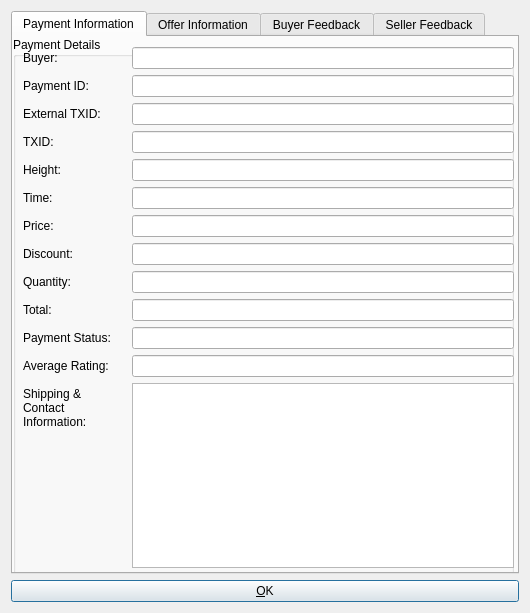
<?xml version="1.0" encoding="UTF-8"?>
<ui version="4.0">
 <class>OfferAcceptInfoDialog</class>
 <widget class="QDialog" name="OfferAcceptInfoDialog">
  <property name="geometry">
   <rect>
    <x>0</x>
    <y>0</y>
    <width>530</width>
    <height>613</height>
   </rect>
  </property>
  <property name="windowTitle">
   <string>Offer Accept Info</string>
  </property>
  <property name="autoFillBackground">
   <bool>true</bool>
  </property>
  <layout class="QVBoxLayout" name="verticalLayout">
   <item>
    <widget class="QTabWidget" name="acceptinfo">
     <property name="currentIndex">
      <number>0</number>
     </property>
     <widget class="QWidget" name="general">
      <attribute name="title">
       <string>Payment Information</string>
      </attribute>
      <widget class="QGroupBox" name="groupBox">
       <property name="geometry">
        <rect>
         <x>0</x>
         <y>0</y>
         <width>501</width>
         <height>541</height>
        </rect>
       </property>
       <property name="title">
        <string>Payment Details</string>
       </property>
       <widget class="QWidget" name="layoutWidget">
        <property name="geometry">
         <rect>
          <x>10</x>
          <y>10</y>
          <width>491</width>
          <height>521</height>
         </rect>
        </property>
        <layout class="QFormLayout" name="formLayout">
         <property name="fieldGrowthPolicy">
          <enum>QFormLayout::AllNonFixedFieldsGrow</enum>
         </property>
         <item row="0" column="0">
          <widget class="QLabel" name="label_10">
           <property name="text">
            <string>Buyer:</string>
           </property>
          </widget>
         </item>
         <item row="1" column="0">
          <widget class="QLabel" name="label_2">
           <property name="text">
            <string>Payment ID:</string>
           </property>
          </widget>
         </item>
         <item row="1" column="1">
          <widget class="QLineEdit" name="paymentguidEdit"/>
         </item>
         <item row="2" column="0">
          <widget class="QLabel" name="exttxidLabel">
           <property name="text">
            <string>External TXID:</string>
           </property>
          </widget>
         </item>
         <item row="2" column="1">
          <widget class="QLineEdit" name="exttxidEdit"/>
         </item>
         <item row="3" column="0">
          <widget class="QLabel" name="label_4">
           <property name="text">
            <string>TXID:</string>
           </property>
          </widget>
         </item>
         <item row="3" column="1">
          <widget class="QLineEdit" name="txidEdit">
           <property name="enabled">
            <bool>true</bool>
           </property>
          </widget>
         </item>
         <item row="4" column="0">
          <widget class="QLabel" name="label_6">
           <property name="text">
            <string>Height:</string>
           </property>
          </widget>
         </item>
         <item row="4" column="1">
          <widget class="QLineEdit" name="heightEdit">
           <property name="enabled">
            <bool>true</bool>
           </property>
          </widget>
         </item>
         <item row="5" column="0">
          <widget class="QLabel" name="label_5">
           <property name="text">
            <string>Time:</string>
           </property>
          </widget>
         </item>
         <item row="5" column="1">
          <widget class="QLineEdit" name="timeEdit">
           <property name="enabled">
            <bool>true</bool>
           </property>
          </widget>
         </item>
         <item row="6" column="0">
          <widget class="QLabel" name="label_7">
           <property name="text">
            <string>Price:</string>
           </property>
          </widget>
         </item>
         <item row="6" column="1">
          <widget class="QLineEdit" name="priceEdit">
           <property name="enabled">
            <bool>true</bool>
           </property>
          </widget>
         </item>
         <item row="7" column="0">
          <widget class="QLabel" name="discountLabel">
           <property name="text">
            <string>Discount:</string>
           </property>
          </widget>
         </item>
         <item row="7" column="1">
          <widget class="QLineEdit" name="discountEdit"/>
         </item>
         <item row="8" column="0">
          <widget class="QLabel" name="label_13">
           <property name="text">
            <string>Quantity:</string>
           </property>
          </widget>
         </item>
         <item row="8" column="1">
          <widget class="QLineEdit" name="quantityEdit">
           <property name="enabled">
            <bool>true</bool>
           </property>
          </widget>
         </item>
         <item row="9" column="0">
          <widget class="QLabel" name="label_9">
           <property name="text">
            <string>Total:</string>
           </property>
          </widget>
         </item>
         <item row="9" column="1">
          <widget class="QLineEdit" name="totalEdit">
           <property name="enabled">
            <bool>true</bool>
           </property>
          </widget>
         </item>
         <item row="10" column="0">
          <widget class="QLabel" name="label_8">
           <property name="text">
            <string>Payment Status:</string>
           </property>
          </widget>
         </item>
         <item row="10" column="1">
          <widget class="QLineEdit" name="paidEdit">
           <property name="enabled">
            <bool>true</bool>
           </property>
          </widget>
         </item>
         <item row="11" column="0">
          <widget class="QLabel" name="label">
           <property name="text">
            <string>Average Rating:</string>
           </property>
          </widget>
         </item>
         <item row="11" column="1">
          <widget class="QLineEdit" name="ratingEdit"/>
         </item>
         <item row="14" column="0">
          <widget class="QLabel" name="label_11">
           <property name="text">
            <string>Shipping &amp; Contact Information:</string>
           </property>
           <property name="wordWrap">
            <bool>true</bool>
           </property>
          </widget>
         </item>
         <item row="14" column="1">
          <widget class="QTextEdit" name="paymessageEdit">
           <property name="enabled">
            <bool>true</bool>
           </property>
          </widget>
         </item>
         <item row="0" column="1">
          <widget class="QLineEdit" name="buyerEdit"/>
         </item>
        </layout>
       </widget>
      </widget>
     </widget>
     <widget class="QWidget" name="tab">
      <attribute name="title">
       <string>Offer Information</string>
      </attribute>
      <widget class="QGroupBox" name="groupBox_2">
       <property name="geometry">
        <rect>
         <x>0</x>
         <y>0</y>
         <width>501</width>
         <height>541</height>
        </rect>
       </property>
       <property name="title">
        <string>Offer Details</string>
       </property>
       <widget class="QWidget" name="layoutWidget_2">
        <property name="geometry">
         <rect>
          <x>10</x>
          <y>10</y>
          <width>491</width>
          <height>521</height>
         </rect>
        </property>
        <layout class="QFormLayout" name="formLayout_2">
         <property name="fieldGrowthPolicy">
          <enum>QFormLayout::AllNonFixedFieldsGrow</enum>
         </property>
         <item row="3" column="0">
          <widget class="QLabel" name="label_16">
           <property name="text">
            <string>Offer Title:</string>
           </property>
          </widget>
         </item>
         <item row="3" column="1">
          <widget class="QLineEdit" name="titleEdit"/>
         </item>
         <item row="4" column="0">
          <widget class="QLabel" name="commissionLabel">
           <property name="text">
            <string>Commission:</string>
           </property>
          </widget>
         </item>
         <item row="4" column="1">
          <widget class="QLineEdit" name="commissionEdit"/>
         </item>
         <item row="1" column="0">
          <widget class="QLabel" name="label_3">
           <property name="text">
            <string>Offer ID:</string>
           </property>
          </widget>
         </item>
         <item row="1" column="1">
          <widget class="QLineEdit" name="offerguidEdit"/>
         </item>
         <item row="2" column="0">
          <widget class="QLabel" name="linkGUIDLabel">
           <property name="text">
            <string>Root Offer ID:</string>
           </property>
          </widget>
         </item>
         <item row="2" column="1">
          <widget class="QLineEdit" name="linkGUIDEdit"/>
         </item>
         <item row="0" column="0">
          <widget class="QLabel" name="label_12">
           <property name="text">
            <string>Merchant:</string>
           </property>
          </widget>
         </item>
         <item row="0" column="1">
          <widget class="QLineEdit" name="sellerEdit"/>
         </item>
         <item row="5" column="0">
          <widget class="QLabel" name="certLabel">
           <property name="text">
            <string>Certificate:</string>
           </property>
          </widget>
         </item>
         <item row="5" column="1">
          <widget class="QLineEdit" name="certEdit"/>
         </item>
        </layout>
       </widget>
      </widget>
     </widget>
     <widget class="QWidget" name="buyerFeedback">
      <attribute name="title">
       <string>Buyer Feedback</string>
      </attribute>
      <widget class="QScrollArea" name="scrollArea">
       <property name="geometry">
        <rect>
         <x>0</x>
         <y>0</y>
         <width>511</width>
         <height>671</height>
        </rect>
       </property>
       <property name="verticalScrollBarPolicy">
        <enum>Qt::ScrollBarAsNeeded</enum>
       </property>
       <property name="horizontalScrollBarPolicy">
        <enum>Qt::ScrollBarAlwaysOff</enum>
       </property>
       <property name="widgetResizable">
        <bool>true</bool>
       </property>
       <widget class="QWidget" name="scrollAreaWidgetContents_2">
        <property name="geometry">
         <rect>
          <x>0</x>
          <y>0</y>
          <width>507</width>
          <height>667</height>
         </rect>
        </property>
        <layout class="QHBoxLayout" name="horizontalLayout">
         <item>
          <layout class="QVBoxLayout" name="buyerFeedbackLayout">
           <property name="sizeConstraint">
            <enum>QLayout::SetMinAndMaxSize</enum>
           </property>
          </layout>
         </item>
        </layout>
       </widget>
      </widget>
     </widget>
     <widget class="QWidget" name="sellerFeedback">
      <attribute name="title">
       <string>Seller Feedback</string>
      </attribute>
      <widget class="QScrollArea" name="scrollArea_2">
       <property name="geometry">
        <rect>
         <x>0</x>
         <y>0</y>
         <width>511</width>
         <height>671</height>
        </rect>
       </property>
       <property name="verticalScrollBarPolicy">
        <enum>Qt::ScrollBarAsNeeded</enum>
       </property>
       <property name="horizontalScrollBarPolicy">
        <enum>Qt::ScrollBarAlwaysOff</enum>
       </property>
       <property name="widgetResizable">
        <bool>true</bool>
       </property>
       <widget class="QWidget" name="scrollAreaWidgetContents_4">
        <property name="geometry">
         <rect>
          <x>0</x>
          <y>0</y>
          <width>507</width>
          <height>667</height>
         </rect>
        </property>
        <layout class="QVBoxLayout" name="verticalLayout_4">
         <item>
          <layout class="QVBoxLayout" name="sellerFeedbackLayout">
           <property name="sizeConstraint">
            <enum>QLayout::SetMinAndMaxSize</enum>
           </property>
          </layout>
         </item>
        </layout>
       </widget>
      </widget>
     </widget>
    </widget>
   </item>
   <item>
    <widget class="QPushButton" name="okButton">
     <property name="text">
      <string>&amp;OK</string>
     </property>
    </widget>
   </item>
  </layout>
 </widget>
 <resources>
  <include location="../syscoin.qrc"/>
 </resources>
 <connections/>
</ui>
